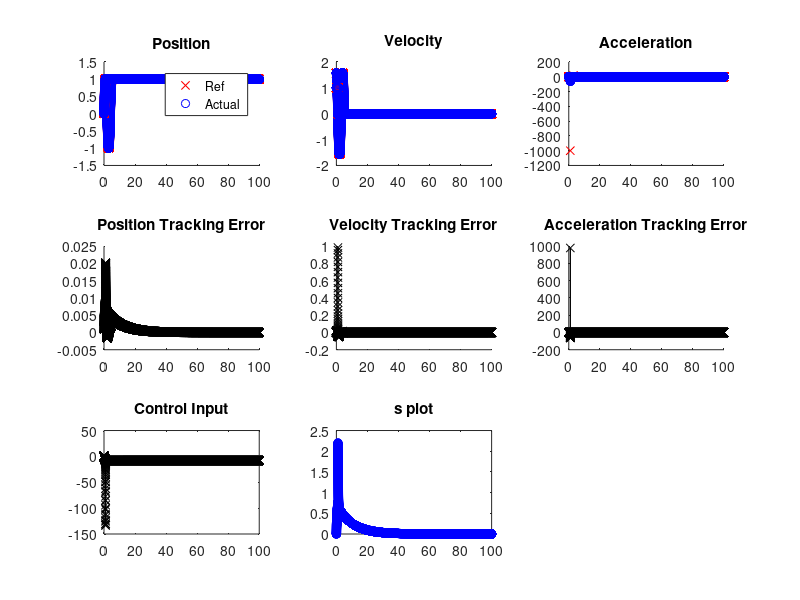
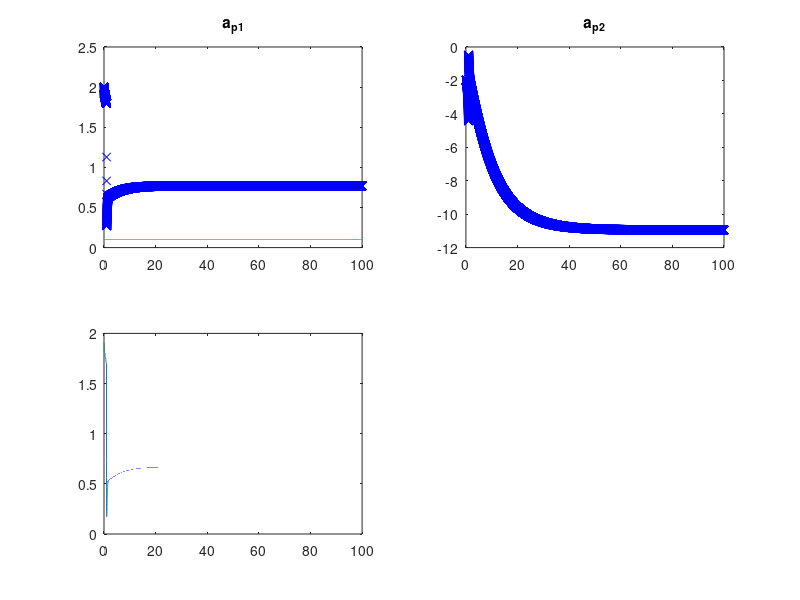

The MATLAB script that drew these images, in order:
%% HW 3 attempt 2

%% Problem 1 (7.7)
clf(figure(1));
alpha1 = @(t) sin(t);
alpha2 = @(t) cos(t);

f = @(t,x) -alpha1(t)*abs(x(1))*x(2)^2 - alpha2(t)*x(1)^3*cos(2*x(1));
plant = @(t,x,v) -alpha1(t)*abs(x(1))*x(2)^2 - alpha2(t)*x(1)^3*cos(2*x(1)) + v;

alpha1_hat = @(t) 0;
alpha2_hat = @(t) 2;
f_hat = @(t,x) -alpha1_hat(t)*abs(x(1))*x(2)^2 - alpha2_hat(t)*x(1)^3*cos(2*x(1));

alpha1_limit = @(t) 1;
alpha2_limit = @(t) 3;
F = @(t,x) -alpha1_hat(t)*abs(x(1))*x(2)^2 - alpha2_hat(t)*x(1)^3*cos(2*x(1));

dt = 1e-2;
t_end = 20;
ts = 0:dt:t_end;

% Controller
lambda = 100;
eta = 0.1;
u_max = 5;
u_min = -5;

s_func = @(x_err) x_err(2)+lambda*x_err(1);

xs = -100*(ones(length(ts),3));
vs = -100*(ones(length(ts),1));
ss = -100*(ones(length(ts),1));
% % Plant only plot
% x = [1,-1];
% v = 0;
% for it = 1:length(ts)
%     xdd = plant(ts(it), x, v);
%     x = x + dt*[x(2), xdd];
%     
%     xs(it, :) = [x, xdd];
% %     plot(ts(1:it), xs(1:it,1), 'rx')
% %     drawnow()
% end

% xdd_des = [1e-3*0:dt:1, zeros(length((1+dt):dt:t_end), 1)']';
% xdd_des = sin(pi/2*ts');
% xd_des = cumsum(dt*xdd_des);
% x_des = cumsum(dt*xd_des);
x_des = sin(pi/2*ts');
% x_des = [0:dt:1, ones(length((1+dt):dt:t_end), 1)']';
xd_des = diff(x_des)/dt; xd_des = [xd_des(1); xd_des];
xdd_des = diff(xd_des)/dt; xdd_des = [xdd_des(1); xdd_des];
traj = [x_des, xd_des, xdd_des];
x = traj(1, 1:2);

for it = 1:length(ts)
    % determine control input
    x_err = x - traj(it,1:2); % don't care about error in acceleration because that is an input!
    u_hat = -f_hat(ts(it),x) + traj(it,3) - lambda*x_err(2);
    k = F(ts(it),x) + eta;
    s = s_func(x_err);
    v = u_hat - k*sign(s);
%     v = min(u_min, max(u_max, v_raw));
    % plot(ts(1:it), x_des(1:it,1), 'rx')
    
    % run dynamics forward
    xdd = plant(ts(it), x, v);
    x = x + dt*[x(2), xdd];
    
    xs(it, :) = [x, xdd];
    vs(it) = v;
    ss(it) = s;
    
    
end
    
% plotting
% plot(ts, xs(:,1), 'rx')
% plot(ts, vs(:,1), 'bx-')


% position
subplot(3,2,1)
hold on
plot(ts, traj(:,1), 'rx')
plot(ts, xs(:,1), 'bo')
title('Position')
legend('Ref', 'Actual')

% position error
subplot(3,2,3)
hold on
plot(ts, xs(:,1) - traj(:,1), 'kx-')
title('Position Tracking Error')

% velocity
subplot(3,2,2)
hold on
plot(ts, traj(:,2), 'rx')
plot(ts, xs(:,2), 'bo')
title('Velocity')
legend('Ref', 'Actual')

% velocity error
subplot(3,2,4)
hold on
plot(ts, xs(:,2) - traj(:,2), 'kx-')
title('Position Tracking Error')

% control input
subplot(3,2,5)
plot(ts, vs, 'kx-')
title('Control Input')

% s plot
subplot(3,2,6)
plot(ts, ss, 'bo-')
title('s plot')
% fprintf('Switch Count: %d \n', switch_count)


%% Problem 2 7.10
clf(figure(1));
alpha1 = @(t) -1;
alpha2 = @(t) -2;
b = @(t) 1;
f = @(t,x) -alpha1(t)*x(3)^2 - alpha2(t)*x(2)^5*sin(4*x(1));
plant = @(t,x,u) -alpha1(t)*x(3)^2 - alpha2(t)*x(2)^5*sin(4*x(1)) + b(t)*u;

m = 3; % order of plant

alpha1_hat = @(t) 0;
alpha2_hat = @(t) 0;
b_hat = @(t) sqrt(1*4);
f_hat = @(t,x) -alpha1_hat(t)*x(3)^2 - alpha2_hat(t)*x(2)^5*sin(4*x(1));

alpha1_limit = @(t) 2;
alpha2_limit = @(t) 4;
F = @(t,x) alpha1_hat(t)*x(3)^2 + alpha2_hat(t)*x(2)^5*sin(4*x(1));

dt = 1e-3;
t_end = 5;
ts = 0:dt:t_end;

% Controller
B = 2;
lambda = 100;
eta = 0.1;
phi=1;

s_func = @(x_err) x_err(3)+2*lambda*x_err(2)+lambda^2*x_err(1);

xs = -100*(ones(length(ts),m+1));
vs = -100*(ones(length(ts),1));
ss = -100*(ones(length(ts),1));
% % Plant only plot
% x = [1,-1, 0];
% v = 0;
% for it = 1:length(ts)
%     xdd = plant(ts(it), x, v);
%     x = x + dt*[x(2:m), xdd];
%     
%     xs(it, :) = [x, xdd];
%     plot(ts(1:it), xs(1:it,1), 'rx')
%     drawnow()
% end

% xdd_des = [1e-3*0:dt:1, zeros(length((1+dt):dt:t_end), 1)']';
% xddd_des = sin(pi/2*ts');
% xdd_des = cumsum(dt*xddd_des);
% xd_des = cumsum(dt*xdd_des);
% x_des = cumsum(dt*xd_des);
x_des = sin(pi/2*ts');
% x_des = [0:dt:1, ones(length((1+dt):dt:t_end), 1)']';
xd_des = diff(x_des)/dt; xd_des = [xd_des(1); xd_des];
xdd_des = diff(xd_des)/dt; xdd_des = [xdd_des(1); xdd_des];
xddd_des = diff(xdd_des)/dt; xddd_des = [xddd_des(1); xddd_des];
traj = [x_des, xd_des, xdd_des, xddd_des];
x = traj(1, 1:m);
switch_count = 0;

sigmoid = @(X) 2/(1+exp(-X))-1;
for it = 1:length(ts)
    % determine control input
    x_err = x - traj(it,1:m); % don't care about error in acceleration because that is an input!
    u_hat = -f_hat(ts(it),x) + traj(it,end) - 2*lambda*x_err(3) - lambda^2*x_err(2);
    k = B*(F(ts(it),x) + eta) + abs(B-1)*abs(u_hat);
    s = s_func(x_err);
    v = u_hat - k*sign(s);
%     v = u_hat - k*min(1, max(-1, s/phi));
%     v = u_hat - k*sigmoid(s);
    % plot(ts(1:it), x_des(1:it,1), 'rx')
    
    % run dynamics forward
    xddd = plant(ts(it), x, v);
    x = x + dt*[x(2:m), xddd];
    
    xs(it, :) = [x, xddd];
    vs(it) = v;
    if it>1 && sign(s) ~= sign(ss(it-1))
        switch_count = switch_count + 1;
    end
    ss(it) = s;
    
    
    
end
    
% plotting
% plot(ts, xs(:,1), 'rx')
% plot(ts, vs(:,1), 'bx-')


% position
subplot(3,3,1)
hold on
plot(ts, traj(:,1), 'rx')
plot(ts, xs(:,1), 'bo')
title('Position')
legend('Ref', 'Actual')

% position error
subplot(3,3,4)
hold on
plot(ts, xs(:,1) - traj(:,1), 'kx-')
title('Position Tracking Error')

% velocity
subplot(3,3,2)
hold on
plot(ts, traj(:,2), 'rx')
plot(ts, xs(:,2), 'bo')
title('Velocity')

% velocity error
subplot(3,3,5)
hold on
plot(ts, xs(:,2) - traj(:,2), 'kx-')
title('Velocity Tracking Error')

% Acceleration
subplot(3,3,3)
hold on
plot(ts, traj(:,3), 'rx')
plot(ts, xs(:,3), 'bo')
title('Acceleration')

% Acceleration error
subplot(3,3,6)
hold on
plot(ts, xs(:,3) - traj(:,3), 'kx-')
title('Acceleration Tracking Error')

% control input
subplot(3,3,7)
plot(ts, vs, 'kx-')
title('Control Input')

% s plot
subplot(3,3,8)
plot(ts, ss, 'bo-')
title('s plot')
fprintf('Switch Count: %d \n', switch_count)

%% Problem 3 8.3???
figure(1); cla;
ap1=0.1; ap2=-4; bp=2;
bv=1/bp; av1=1/bv; av2=ap1/bv; av3=ap2/bv;

plant = @(t,y,v) 1/av1*(av2*y(2) - av3*y(1) + v);
m = 2;


dt = 1e-3;
t_end = 100;
ts = 0:dt:t_end;

ys = -100*(ones(length(ts),m+1));
vs = -100*(ones(length(ts),1));
ss = -100*(ones(length(ts),1));

% % Plant only plot
% y = [1,-1];
% v = 0;
% for it = 1:length(ts)
%     ydd = plant(ts(it), y, v);
%     y = y + dt*[y(2:m), ydd];
%     
%     ys(it, :) = [y, ydd];
%     plot(ts(1:it), ys(1:it,1), 'rx')
%     drawnow()
% end

% Controller
lambda = 100;
k = 10; % is this ok?
am1 = 0.5; am2 = 1; am3 = -1;
am = [am1; am2; am3];
ams = -100*(ones(length(ts),length(am)));
s_func = @(x_err) x_err(2)+lambda*x_err(1);
P = [1, 0.1, 0; 0.1, 1, 0; 0, 0, 1];

% ydd_des = [1e-3*0:dt:1, zeros(length((1+dt):dt:t_end), 1)']';
% ydd_des = sin(pi/2*ts');
% yd_des = cumsum(dt*ydd_des);
% y_des = cumsum(dt*yd_des);
% y_des = sin(pi/2*ts');
y_des = [0:dt:1, ones(length((1+dt):dt:t_end), 1)']';
yd_des = diff(y_des)/dt; yd_des = [yd_des(1); yd_des];
ydd_des = diff(yd_des)/dt; ydd_des = [ydd_des(1); ydd_des];

traj = [y_des, yd_des, ydd_des];
y = traj(1, 1:m);
switch_count = 0;

sigmoid = @(X) 2/(1+exp(-X))-1;
for it = 1:length(ts)
    % determine control input
    y_err = y - traj(it,1:m); % don't care about error in acceleration because that is an input!
    s = s_func(y_err);
    ydd_r = traj(it,m) - lambda*y_err(2);
    Y = [ydd_r, y(end:-1:1)];
    v = Y*am - k*s;
    ad_hat = -P*Y'*s;
%     v = u_hat - k*min(1, max(-1, s/phi));
%     v = u_hat - k*sigmoid(s);
    % plot(ts(1:it), x_des(1:it,1), 'rx')
    
    % run dynamics forward
    ydd = plant(ts(it), y, v);
    y = y + dt*[y(2:m), ydd];
    
    % update parameters of model
    am = am + ad_hat*dt;
    am = max(-10, min(am, 10));
    
    ys(it, :) = [y, ydd];
    vs(it) = v;
    ams(it, :) = am';
    if it>1 && sign(s) ~= sign(ss(it-1))
        switch_count = switch_count + 1;
    end
    ss(it) = s;
    
    
    
end

% position
subplot(3,3,1)
hold on
plot(ts, traj(:,1), 'rx')
plot(ts, ys(:,1), 'bo')
title('Position')
legend('Ref', 'Actual')

% position error
subplot(3,3,4)
hold on
plot(ts, ys(:,1) - traj(:,1), 'kx-')
title('Position Tracking Error')

% velocity
subplot(3,3,2)
hold on
plot(ts, traj(:,2), 'rx')
plot(ts, ys(:,2), 'bo')
title('Velocity')

% velocity error
subplot(3,3,5)
hold on
plot(ts, ys(:,2) - traj(:,2), 'kx-')
title('Velocity Tracking Error')

% Acceleration
subplot(3,3,3)
hold on
plot(ts, traj(:,3), 'rx')
plot(ts, ys(:,3), 'bo')
title('Acceleration')

% Acceleration error
subplot(3,3,6)
hold on
plot(ts, ys(:,3) - traj(:,3), 'kx-')
title('Acceleration Tracking Error')

% control input
subplot(3,3,7)
plot(ts, vs, 'kx-')
title('Control Input')

% s plot
subplot(3,3,8)
plot(ts, ss, 'bo-')
title('s plot')
fprintf('Switch Count: %d \n', switch_count)

% parameter plot
figure(2)
ap1_m = ams(:,2)./ams(:,1);
ap2_m = ams(:,3)./ams(:,1);
subplot(2,2,1)
plot(ts, ap1_m,'bx', ts, ones(length(ts), 1)*ap1, 'r-')
% ylim([-2*ap1,2*ap1])
title('a_{p1}')
subplot(2,2,3)
plot(ts, ap1_m-ones(length(ts), 1)*ap1)

subplot(2,2,2)
plot(ts, ap2_m, 'bx', ts, ones(length(ts), 1)*ap2, 'r-')
% ylim([-2*abs(ap2),2*abs(ap2)])
title('a_{p2}')
